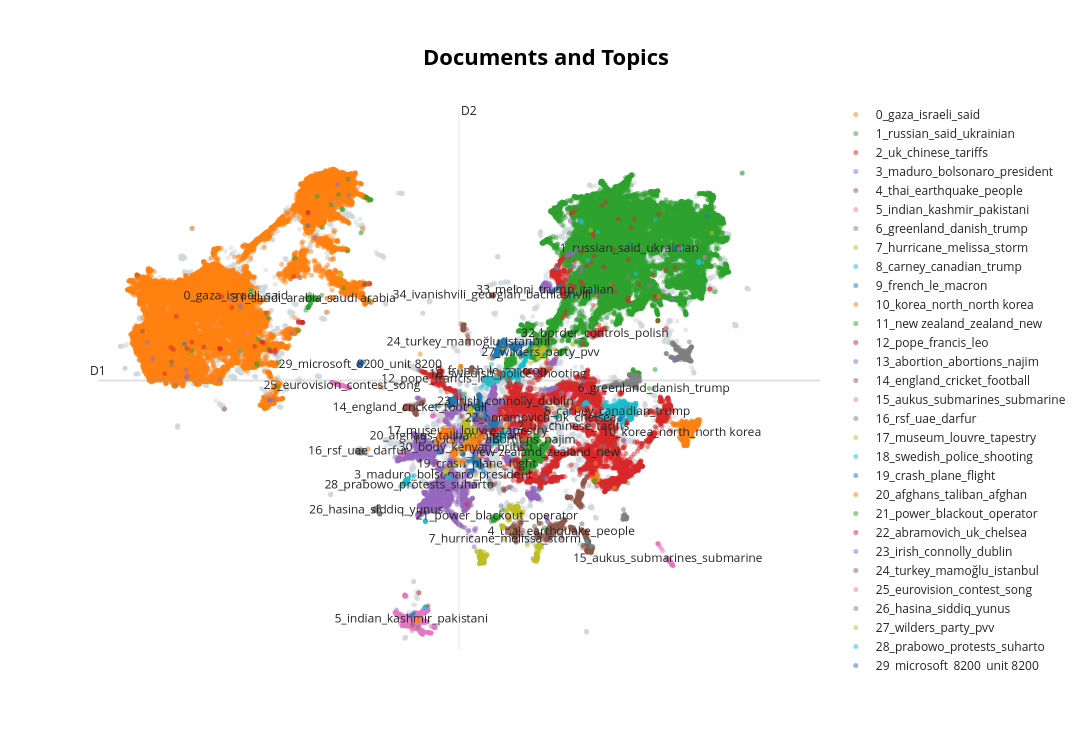

Notebook source saved alongside this figure:
### Code cell
reduced_embeddings = UMAP(n_neighbors=15, n_components=2, min_dist=0.0, metric='cosine').fit_transform(embeddings)
topic_model.visualize_documents(docs, reduced_embeddings=reduced_embeddings, hide_document_hover=True)

### Figure 1 — Plotly figure (JSON) as saved in the notebook; plotly's stock layout.template omitted (floating-point values rounded to 4 significant figures; data arrays with more than 128 entries replaced by an {"elided": "..."} marker saying what was removed)
{"data": [{"hoverinfo": "text", "marker": {"color": "#CFD8DC", "opacity": 0.5, "size": 5}, "mode": "markers+text", "name": "other", "showlegend": false, "type": "scattergl", "x": {"elided": "16467 float values"}, "y": {"elided": "16467 float values"}}, {"hoverinfo": "text", "marker": {"opacity": 0.5, "size": 5}, "mode": "markers+text", "name": "0_gaza_israeli_said", "text": {"elided": "41605 str values"}, "textfont": {"size": 12}, "type": "scattergl", "x": {"elided": "41605 float values"}, "y": {"elided": "41605 float values"}}, {"hoverinfo": "text", "marker": {"opacity": 0.5, "size": 5}, "mode": "markers+text", "name": "1_russian_said_ukrainian", "text": {"elided": "34629 str values"}, "textfont": {"size": 12}, "type": "scattergl", "x": {"elided": "34629 float values"}, "y": {"elided": "34629 float values"}}, {"hoverinfo": "text", "marker": {"opacity": 0.5, "size": 5}, "mode": "markers+text", "name": "2_uk_chinese_tariffs", "text": {"elided": "9967 str values"}, "textfont": {"size": 12}, "type": "scattergl", "x": {"elided": "9967 float values"}, "y": {"elided": "9967 float values"}}, {"hoverinfo": "text", "marker": {"opacity": 0.5, "size": 5}, "mode": "markers+text", "name": "3_maduro_bolsonaro_president", "text": {"elided": "5330 str values"}, "textfont": {"size": 12}, "type": "scattergl", "x": {"elided": "5330 float values"}, "y": {"elided": "5330 float values"}}, {"hoverinfo": "text", "marker": {"opacity": 0.5, "size": 5}, "mode": "markers+text", "name": "4_thai_earthquake_people", "text": {"elided": "1954 str values"}, "textfont": {"size": 12}, "type": "scattergl", "x": {"elided": "1954 float values"}, "y": {"elided": "1954 float values"}}, {"hoverinfo": "text", "marker": {"opacity": 0.5, "size": 5}, "mode": "markers+text", "name": "5_indian_kashmir_pakistani", "text": {"elided": "1880 str values"}, "textfont": {"size": 12}, "type": "scattergl", "x": {"elided": "1880 float values"}, "y": {"elided": "1880 float values"}}, {"hoverinfo": "text", "marker": {"opacity": 0.5, "size": 5}, "mode": "markers+text", "name": "6_greenland_danish_trump", "text": {"elided": "1783 str values"}, "textfont": {"size": 12}, "type": "scattergl", "x": {"elided": "1783 float values"}, "y": {"elided": "1783 float values"}}, {"hoverinfo": "text", "marker": {"opacity": 0.5, "size": 5}, "mode": "markers+text", "name": "7_hurricane_melissa_storm", "text": {"elided": "1613 str values"}, "textfont": {"size": 12}, "type": "scattergl", "x": {"elided": "1613 float values"}, "y": {"elided": "1613 float values"}}, {"hoverinfo": "text", "marker": {"opacity": 0.5, "size": 5}, "mode": "markers+text", "name": "8_carney_canadian_trump", "text": {"elided": "1550 str values"}, "textfont": {"size": 12}, "type": "scattergl", "x": {"elided": "1550 float values"}, "y": {"elided": "1550 float values"}}, {"hoverinfo": "text", "marker": {"opacity": 0.5, "size": 5}, "mode": "markers+text", "name": "9_french_le_macron", "text": {"elided": "1037 str values"}, "textfont": {"size": 12}, "type": "scattergl", "x": {"elided": "1037 float values"}, "y": {"elided": "1037 float values"}}, {"hoverinfo": "text", "marker": {"opacity": 0.5, "size": 5}, "mode": "markers+text", "name": "10_korea_north_north korea", "text": {"elided": "971 str values"}, "textfont": {"size": 12}, "type": "scattergl", "x": {"elided": "971 float values"}, "y": {"elided": "971 float values"}}, {"hoverinfo": "text", "marker": {"opacity": 0.5, "size": 5}, "mode": "markers+text", "name": "11_new zealand_zealand_new", "text": {"elided": "767 str values"}, "textfont": {"size": 12}, "type": "scattergl", "x": {"elided": "767 float values"}, "y": {"elided": "767 float values"}}, {"hoverinfo": "text", "marker": {"opacity": 0.5, "size": 5}, "mode": "markers+text", "name": "12_pope_francis_leo", "text": {"elided": "730 str values"}, "textfont": {"size": 12}, "type": "scattergl", "x": {"elided": "730 float values"}, "y": {"elided": "730 float values"}}, {"hoverinfo": "text", "marker": {"opacity": 0.5, "size": 5}, "mode": "markers+text", "name": "13_abortion_abortions_najim", "text": {"elided": "607 str values"}, "textfont": {"size": 12}, "type": "scattergl", "x": {"elided": "607 float values"}, "y": {"elided": "607 float values"}}, {"hoverinfo": "text", "marker": {"opacity": 0.5, "size": 5}, "mode": "markers+text", "name": "14_england_cricket_football", "text": {"elided": "452 str values"}, "textfont": {"size": 12}, "type": "scattergl", "x": {"elided": "452 float values"}, "y": {"elided": "452 float values"}}, {"hoverinfo": "text", "marker": {"opacity": 0.5, "size": 5}, "mode": "markers+text", "name": "15_aukus_submarines_submarine", "text": {"elided": "446 str values"}, "textfont": {"size": 12}, "type": "scattergl", "x": {"elided": "446 float values"}, "y": {"elided": "446 float values"}}, {"hoverinfo": "text", "marker": {"opacity": 0.5, "size": 5}, "mode": "markers+text", "name": "16_rsf_uae_darfur", "text": {"elided": "426 str values"}, "textfont": {"size": 12}, "type": "scattergl", "x": {"elided": "426 float values"}, "y": {"elided": "426 float values"}}, {"hoverinfo": "text", "marker": {"opacity": 0.5, "size": 5}, "mode": "markers+text", "name": "17_museum_louvre_tapestry", "text": {"elided": "409 str values"}, "textfont": {"size": 12}, "type": "scattergl", "x": {"elided": "409 float values"}, "y": {"elided": "409 float values"}}, {"hoverinfo": "text", "marker": {"opacity": 0.5, "size": 5}, "mode": "markers+text", "name": "18_swedish_police_shooting", "text": {"elided": "352 str values"}, "textfont": {"size": 12}, "type": "scattergl", "x": {"elided": "352 float values"}, "y": {"elided": "352 float values"}}, {"hoverinfo": "text", "marker": {"opacity": 0.5, "size": 5}, "mode": "markers+text", "name": "19_crash_plane_flight", "text": {"elided": "315 str values"}, "textfont": {"size": 12}, "type": "scattergl", "x": {"elided": "315 float values"}, "y": {"elided": "315 float values"}}, {"hoverinfo": "text", "marker": {"opacity": 0.5, "size": 5}, "mode": "markers+text", "name": "20_afghans_taliban_afghan", "text": {"elided": "288 str values"}, "textfont": {"size": 12}, "type": "scattergl", "x": {"elided": "288 float values"}, "y": {"elided": "288 float values"}}, {"hoverinfo": "text", "marker": {"opacity": 0.5, "size": 5}, "mode": "markers+text", "name": "21_power_blackout_operator", "text": {"elided": "210 str values"}, "textfont": {"size": 12}, "type": "scattergl", "x": {"elided": "210 float values"}, "y": {"elided": "210 float values"}}, {"hoverinfo": "text", "marker": {"opacity": 0.5, "size": 5}, "mode": "markers+text", "name": "22_abramovich_uk_chelsea", "text": {"elided": "208 str values"}, "textfont": {"size": 12}, "type": "scattergl", "x": {"elided": "208 float values"}, "y": {"elided": "208 float values"}}, {"hoverinfo": "text", "marker": {"opacity": 0.5, "size": 5}, "mode": "markers+text", "name": "23_irish_connolly_dublin", "text": {"elided": "205 str values"}, "textfont": {"size": 12}, "type": "scattergl", "x": {"elided": "205 float values"}, "y": {"elided": "205 float values"}}, {"hoverinfo": "text", "marker": {"opacity": 0.5, "size": 5}, "mode": "markers+text", "name": "24_turkey_mamoğlu_istanbul", "text": {"elided": "190 str values"}, "textfont": {"size": 12}, "type": "scattergl", "x": {"elided": "190 float values"}, "y": {"elided": "190 float values"}}, {"hoverinfo": "text", "marker": {"opacity": 0.5, "size": 5}, "mode": "markers+text", "name": "25_eurovision_contest_song", "text": {"elided": "160 str values"}, "textfont": {"size": 12}, "type": "scattergl", "x": {"elided": "160 float values"}, "y": {"elided": "160 float values"}}, {"hoverinfo": "text", "marker": {"opacity": 0.5, "size": 5}, "mode": "markers+text", "name": "26_hasina_siddiq_yunus", "text": {"elided": "151 str values"}, "textfont": {"size": 12}, "type": "scattergl", "x": {"elided": "151 float values"}, "y": {"elided": "151 float values"}}, {"hoverinfo": "text", "marker": {"opacity": 0.5, "size": 5}, "mode": "markers+text", "name": "27_wilders_party_pvv", "text": {"elided": "149 str values"}, "textfont": {"size": 12}, "type": "scattergl", "x": {"elided": "149 float values"}, "y": {"elided": "149 float values"}}, {"hoverinfo": "text", "marker": {"opacity": 0.5, "size": 5}, "mode": "markers+text", "name": "28_prabowo_protests_suharto", "text": {"elided": "145 str values"}, "textfont": {"size": 12}, "type": "scattergl", "x": {"elided": "145 float values"}, "y": {"elided": "145 float values"}}, {"hoverinfo": "text", "marker": {"opacity": 0.5, "size": 5}, "mode": "markers+text", "name": "29_microsoft_8200_unit 8200", "text": {"elided": "143 str values"}, "textfont": {"size": 12}, "type": "scattergl", "x": {"elided": "143 float values"}, "y": {"elided": "143 float values"}}, {"hoverinfo": "text", "marker": {"opacity": 0.5, "size": 5}, "mode": "markers+text", "name": "30_body_kenyan_british", "text": ["", "", "", "", "", "", "", "", "", "", "", "", "", "", "", "", "", "", "", "", "", "", "", "", "", "", "", "", "", "", "", "", "", "", "", "", "", "", "", "", "", "", "", "", "", "", "", "", "", "", "", "", "", "", "", "", "", "", "", "", "", "", "", "", "", "", "", "", "", "", "", "", "", "", "", "", "", "", "", "", "", "", "", "", "", "", "", "", "", "", "", "", "", "", "", "", "", "", "", "", "", "", "", "", "", "", "", "", "", "", "", "", "", "", "", "", "", "", "", "", "", "", "", "", "", "", "", "30_body_kenyan_british"], "textfont": {"size": 12}, "type": "scattergl", "x": [5.995, 5.93, 5.46, 5.489, 5.976, 5.855, 5.532, 5.47, 6.016, 5.948, 5.605, 5.478, 6.033, 6.088, 5.721, 5.46, 6.343, 6.113, 6.041, 6.017, 5.535, 6.036, 6.139, 5.952, 5.992, 5.64, 6.168, 5.473, 6.141, 5.984, 6.005, 5.828, 5.516, 6.318, 5.483, 6.012, 5.945, 6.121, 5.438, 6.053, 5.942, 5.463, 6.037, 5.82, 6.118, 5.827, 6.045, 6.088, 5.497, 5.474, 5.982, 6.035, 5.511, 6.029, 6.002, 6.033, 5.837, 5.521, 6.064, 6.333, 5.484, 6.059, 5.995, 5.722, 5.508, 5.639, 6.218, 6.169, 5.549, 6.018, 5.512, 5.512, 6.014, 5.991, 5.694, 6.029, 6.231, 5.506, 5.51, 6.365, 5.475, 5.533, 5.523, 5.518, 6.02, 5.468, 6.046, 6.125, 5.989, 6.057, 6.007, 6.0, 6.004, 5.545, 5.994, 6.214, 6.064, 5.52, 6.096, 5.857, 5.788, 5.814, 6.113, 5.93, 6.026, 6.017, 6.027, 6.03, 5.52, 6.017, 6.065, 5.465, 5.914, 5.438, 5.415, 6.033, 5.516, 6.027, 6.11, 5.453, 5.846, 5.461, 6.098, 5.651, 5.731, 6.151, 6.028, 5.854], "y": [4.064, 4.119, 3.721, 3.861, 4.115, 4.01, 3.885, 3.855, 4.126, 4.034, 3.607, 3.856, 4.188, 4.198, 3.54, 3.858, 4.384, 4.201, 4.144, 4.168, 3.878, 4.175, 4.141, 3.997, 4.144, 3.553, 4.169, 3.856, 4.166, 4.132, 4.224, 4.143, 3.881, 4.292, 3.85, 4.335, 4.095, 4.288, 3.885, 4.158, 4.007, 3.706, 4.292, 3.993, 4.28, 3.974, 4.272, 4.04, 3.878, 3.839, 4.159, 4.115, 3.765, 4.132, 4.136, 4.331, 3.99, 3.902, 4.275, 4.41, 3.922, 4.172, 4.177, 3.513, 3.887, 3.943, 4.31, 4.261, 3.892, 4.129, 3.87, 3.885, 4.091, 4.12, 3.883, 4.177, 4.522, 3.706, 3.881, 4.441, 3.86, 3.903, 3.906, 3.898, 4.139, 3.862, 4.196, 4.467, 4.13, 3.945, 4.257, 4.232, 4.148, 3.964, 4.153, 4.018, 4.282, 3.91, 4.156, 4.078, 3.494, 4.019, 4.055, 4.091, 4.101, 4.222, 4.303, 4.165, 3.917, 4.127, 4.198, 3.865, 4.09, 3.845, 3.816, 4.141, 3.878, 4.126, 4.082, 3.769, 4.137, 3.854, 4.118, 3.987, 3.456, 4.126, 4.291, 4.042]}, {"hoverinfo": "text", "marker": {"opacity": 0.5, "size": 5}, "mode": "markers+text", "name": "31_saudi_arabia_saudi arabia", "text": ["", "", "", "", "", "", "", "", "", "", "", "", "", "", "", "", "", "", "", "", "", "", "", "", "", "", "", "", "", "", "", "", "", "", "", "", "", "", "", "", "", "", "", "", "", "", "", "", "", "", "", "", "", "", "", "", "", "", "", "", "", "", "", "", "", "", "", "", "", "", "", "", "", "", "", "", "", "", "", "", "", "", "", "", "", "", "", "", "", "", "", "", "", "", "", "", "", "", "", "", "", "", "", "", "", "", "", "", "", "", "", "", "", "", "", "", "", "", "", "", "", "", "", "", "", "", "31_saudi_arabia_saudi arabia"], "textfont": {"size": 12}, "type": "scattergl", "x": [1.355, 1.137, 1.214, 1.274, 1.152, 1.323, 1.295, 1.251, 1.158, 1.28, 1.179, 1.231, 1.273, 1.432, 1.322, 1.323, 2.207, 1.282, 1.326, 1.164, 1.346, 1.192, 1.138, 1.351, 1.265, 1.197, 1.285, 1.281, 1.192, -0.5747, 1.289, 1.277, 1.323, 1.285, 1.226, 1.386, 1.168, 1.159, 1.286, 1.312, 1.217, 1.157, 1.324, 1.278, 1.273, 1.157, 1.151, 1.095, 1.313, 1.195, 1.172, 1.31, 1.148, 1.273, 1.323, 1.277, 1.214, 1.319, 1.324, 1.268, 1.286, 1.165, 1.414, 1.42, 1.22, 1.29, 1.17, 1.334, 1.222, 1.138, 1.279, 1.077, 1.147, 1.279, 1.189, 1.284, 1.324, 1.238, 1.352, 1.205, 2.31, 1.278, 1.283, 1.18, 1.326, 9.511, 1.31, 1.226, 1.176, 1.549, 1.163, 1.267, 1.288, 1.248, 1.21, 1.158, 1.199, 1.327, 1.221, 1.268, 1.277, 1.323, 1.283, 1.312, 1.338, 1.136, 1.226, 1.406, 1.266, 1.255, 1.169, 1.187, 1.186, 1.259, 1.272, 1.323, 1.361, 1.323, 1.282, 1.246, 1.326, 1.149, 1.198, 1.271, 1.325, 1.334, 1.325], "y": [9.469, 9.101, 9.266, 9.412, 9.13, 9.426, 9.424, 9.425, 9.427, 9.405, 9.463, 9.439, 9.423, 9.41, 9.422, 9.426, 9.819, 9.42, 9.431, 9.127, 9.452, 9.416, 9.107, 9.462, 9.411, 9.437, 9.422, 9.411, 9.581, 9.713, 9.407, 9.423, 9.427, 9.41, 9.425, 9.404, 9.438, 9.436, 9.409, 9.416, 9.427, 9.428, 9.427, 9.412, 9.416, 9.435, 9.386, 9.466, 9.414, 9.487, 9.167, 9.416, 9.123, 9.423, 9.427, 9.418, 9.462, 9.43, 9.428, 9.413, 9.435, 9.422, 9.402, 9.408, 9.27, 9.409, 9.432, 9.428, 9.445, 9.102, 9.414, 9.011, 9.438, 9.421, 9.452, 9.411, 9.426, 9.5, 9.395, 9.427, 11.15, 9.412, 9.41, 9.419, 9.423, 12.64, 9.425, 9.433, 9.437, 9.551, 9.148, 9.41, 9.415, 9.494, 9.222, 9.141, 9.434, 9.43, 9.444, 9.459, 9.417, 9.427, 9.41, 9.43, 9.475, 9.119, 9.459, 9.437, 9.426, 9.421, 9.463, 9.424, 9.457, 9.391, 9.416, 9.426, 9.408, 9.424, 9.411, 9.418, 9.427, 9.126, 9.434, 9.428, 9.427, 9.438, 9.441]}, {"hoverinfo": "text", "marker": {"opacity": 0.5, "size": 5}, "mode": "markers+text", "name": "32_border_controls_polish", "text": ["", "", "", "", "", "", "", "", "", "", "", "", "", "", "", "", "", "", "", "", "", "", "", "", "", "", "", "", "", "", "", "", "", "", "", "", "", "", "", "", "", "", "", "", "", "", "", "", "", "", "", "", "", "", "", "", "", "", "", "", "", "", "", "", "", "", "", "", "", "", "", "", "", "", "", "", "", "", "", "", "", "", "", "", "", "", "", "", "", "", "", "", "", "", "", "", "", "", "", "", "", "", "", "", "", "", "", "", "", "", "", "", "", "", "", "", "", "", "", "", "", "", "32_border_controls_polish"], "textfont": {"size": 12}, "type": "scattergl", "x": [9.814, 9.795, 9.837, 9.813, 9.804, 9.825, 9.791, 9.85, 9.955, 9.892, 9.696, 9.798, 9.523, 9.702, 9.748, 9.799, 9.77, 9.831, 9.79, 9.788, 9.814, 9.796, 9.801, 9.513, 9.776, 9.792, 9.532, 9.804, 9.78, 9.777, 9.799, 9.781, 9.782, 9.794, 9.78, 9.843, 9.821, 9.791, 9.797, 9.795, 9.681, 9.798, 9.806, 9.546, 9.754, 9.788, 9.787, 9.791, 9.797, 9.802, 9.797, 9.772, 9.914, 9.787, 9.826, 9.608, 9.802, 9.657, 9.776, 9.777, 9.788, 9.816, 9.792, 9.842, 9.971, 9.69, 9.8, 9.794, 9.802, 9.787, 9.789, 7.397, 9.795, 12.08, 9.784, 9.784, 9.658, 9.799, 9.802, 9.807, 9.798, 9.78, 9.805, 9.832, 9.692, 9.793, 9.799, 9.744, 9.901, 9.817, 9.833, 11.8, 9.791, 9.82, 9.812, 9.789, 9.795, 9.772, 9.833, 9.834, 9.852, 9.914, 9.8, 9.796, 9.702, 9.796, 9.91, 9.771, 9.75, 9.769, 9.541, -3.129, 9.823, 9.843, 9.657, 9.775, 9.8, 9.785, 9.776, 9.797, 9.797, 9.583, 9.692], "y": [8.158, 8.132, 8.176, 8.156, 8.124, 8.186, 8.128, 8.184, 8.346, 8.254, 8.191, 8.125, 8.197, 8.126, 8.159, 8.13, 8.281, 8.166, 8.145, 8.147, 8.122, 8.15, 8.135, 8.175, 8.159, 8.138, 8.182, 8.141, 8.13, 8.132, 8.129, 8.148, 8.135, 8.161, 8.14, 8.188, 8.172, 8.144, 8.145, 8.144, 8.082, 8.147, 8.483, 8.149, 8.13, 8.146, 8.138, 8.131, 8.15, 8.13, 8.148, 8.139, 8.299, 8.19, 8.158, 8.036, 8.13, 8.159, 8.132, 8.126, 8.143, 8.156, 8.149, 8.165, 8.349, 8.069, 8.151, 8.202, 8.144, 8.129, 8.176, 6.32, 8.148, 10.56, 8.138, 8.151, 8.061, 8.145, 8.149, 8.139, 8.136, 8.141, 8.138, 8.161, 8.12, 8.179, 8.125, 8.134, 8.12, 8.142, 8.346, 10.46, 8.135, 8.146, 8.155, 8.142, 8.137, 8.145, 8.157, 8.17, 8.286, 8.299, 8.121, 8.152, 8.099, 8.125, 8.326, 8.122, 8.15, 8.197, 8.163, 6.71, 8.172, 8.203, 8.062, 8.135, 8.184, 8.14, 8.13, 8.16, 8.129, 8.151, 8.172]}, {"hoverinfo": "text", "marker": {"opacity": 0.5, "size": 5}, "mode": "markers+text", "name": "33_meloni_trump_italian", "text": ["", "", "", "", "", "", "", "", "", "", "", "", "", "", "", "", "", "", "", "", "", "", "", "", "", "", "", "", "", "", "", "", "", "", "", "", "", "", "", "", "", "", "", "", "", "", "", "", "", "", "", "", "", "", "", "", "", "", "", "", "", "", "", "", "", "", "", "", "", "", "", "", "", "", "", "", "", "", "", "", "", "", "", "", "", "", "", "", "", "", "", "", "", "", "", "", "", "", "", "", "", "", "", "", "", "", "", "", "", "", "", "", "", "", "", "", "", "33_meloni_trump_italian"], "textfont": {"size": 12}, "type": "scattergl", "x": [8.146, 8.147, 8.245, 8.338, 8.179, 8.131, 8.21, 8.093, 8.127, 8.205, 8.202, 8.144, 8.17, 8.293, 8.126, 8.371, 8.222, 8.264, 8.127, 8.128, 8.167, 8.134, 8.088, 8.126, 8.148, 8.139, 8.169, 8.136, 8.196, 8.12, 8.185, 8.139, 8.174, 9.152, 8.149, 8.128, 8.133, 8.169, 8.093, 8.127, 8.146, 8.187, 8.204, 8.138, 8.148, 8.135, 8.322, 8.092, 8.13, 9.355, 8.125, 8.154, 7.173, 8.132, 8.134, 8.15, 8.14, 8.123, 8.128, 8.148, 8.133, 8.154, 8.193, 8.164, 8.146, 8.258, 8.16, 8.121, 8.115, 8.089, 8.126, 8.135, 8.148, 8.347, 8.135, 8.124, 8.127, 8.147, 8.141, 8.127, 8.154, 8.191, 8.128, 8.206, 8.316, 8.105, 8.158, 8.212, 8.207, 8.304, 8.137, 8.171, 8.133, 8.269, 8.189, 8.164, 10.56, 8.135, 8.145, 8.353, 8.205, 8.148, 8.209, 8.142, 8.101, 8.241, 8.136, 8.164, 8.186, 8.152, 8.213, 8.171, 8.178, 8.178, 8.175, 8.103, 8.145, 8.198], "y": [9.811, 9.874, 9.894, 9.894, 9.89, 9.83, 9.907, 9.795, 9.832, 9.938, 9.983, 9.874, 9.902, 9.882, 9.809, 9.846, 9.975, 9.93, 9.833, 9.835, 9.873, 9.831, 9.797, 9.839, 9.878, 9.868, 9.844, 9.847, 9.979, 9.857, 9.933, 9.855, 9.901, 11.18, 9.883, 9.845, 9.866, 9.816, 9.793, 9.843, 9.823, 9.904, 9.818, 9.842, 9.873, 9.851, 9.71, 9.786, 9.851, 6.433, 9.834, 9.8, 2.6, 9.844, 9.854, 9.874, 9.85, 9.844, 9.837, 9.85, 9.846, 9.841, 9.995, 9.868, 9.872, 9.732, 9.826, 9.83, 9.801, 9.786, 9.863, 9.843, 9.82, 9.839, 9.869, 9.826, 9.831, 9.822, 9.851, 9.747, 9.809, 9.881, 9.833, 9.981, 9.98, 9.795, 9.877, 9.874, 9.993, 9.881, 9.914, 9.864, 9.866, 9.914, 9.915, 9.804, 4.287, 9.867, 9.873, 9.961, 9.991, 9.861, 9.989, 9.856, 9.797, 10.0, 9.87, 9.828, 9.944, 9.944, 10.01, 9.854, 9.879, 9.867, 9.949, 9.802, 9.871, 9.738]}, {"hoverinfo": "text", "marker": {"opacity": 0.5, "size": 5}, "mode": "markers+text", "name": "34_ivanishvili_georgian_bachiashvili", "text": ["", "", "", "", "", "", "", "", "", "", "", "", "", "", "", "", "", "", "", "", "", "", "", "", "", "", "", "", "", "", "", "", "", "", "", "", "", "", "", "", "", "", "", "", "", "", "", "", "", "", "", "", "", "", "", "", "", "", "", "", "", "", "", "", "", "", "", "", "", "", "", "", "", "", "", "", "", "", "", "", "", "", "", "", "", "", "", "", "", "", "", "", "", "", "", "", "", "", "", "", "", "", "", "", "", "", "", "", "", "", "", "", "", "", "", "", "", "34_ivanishvili_georgian_bachiashvili"], "textfont": {"size": 12}, "type": "scattergl", "x": [6.617, 6.606, 6.616, 6.605, 6.626, 6.632, 6.623, 6.632, 6.613, 6.624, 6.616, 6.628, 6.602, 6.605, 6.621, 6.615, 6.616, 6.618, 6.617, 6.618, 6.611, 6.614, 6.627, 6.607, 6.617, 6.606, 6.668, 6.605, 6.604, 6.62, 6.605, 6.615, 6.608, 6.614, 6.609, 6.612, 6.605, 6.61, 6.625, 6.619, 6.609, 6.624, 6.613, 6.614, 6.625, 6.606, 6.624, 6.606, 6.607, 6.614, 6.605, 6.617, 6.606, 6.605, 6.606, 6.606, 6.639, 6.622, 6.62, 6.612, 6.623, 6.606, 6.613, 6.611, 6.605, 6.666, 6.625, 6.616, 6.618, 6.628, 6.623, 6.615, 6.634, 6.607, 6.606, 6.618, 6.609, 6.66, 6.623, 6.627, 6.605, 6.617, 6.619, 6.625, 6.606, 6.616, 6.627, 6.605, 6.617, 6.608, 6.618, 6.616, 6.617, 6.612, 6.617, 6.616, 6.605, 6.675, 6.625, 6.605, 6.621, 6.617, 6.616, 6.621, 6.604, 6.622, 6.606, 6.624, 6.617, 6.62, 6.605, 6.625, 6.627, 6.619, 6.63, 6.629, 6.608, 6.617], "y": [9.552, 9.559, 9.555, 9.543, 9.56, 9.56, 9.556, 9.552, 9.557, 9.527, 9.558, 9.558, 9.564, 9.559, 9.56, 9.557, 9.553, 9.554, 9.554, 9.555, 9.561, 9.563, 9.56, 9.558, 9.553, 9.559, 9.543, 9.558, 9.561, 9.556, 9.56, 9.552, 9.525, 9.553, 9.564, 9.555, 9.559, 9.559, 9.558, 9.555, 9.56, 9.553, 9.554, 9.553, 9.559, 9.559, 9.558, 9.56, 9.56, 9.554, 9.559, 9.549, 9.559, 9.558, 9.559, 9.56, 9.558, 9.562, 9.554, 9.555, 9.559, 9.56, 9.562, 9.555, 9.559, 9.537, 9.556, 9.559, 9.555, 9.56, 9.558, 9.553, 9.558, 9.559, 9.56, 9.558, 9.558, 9.528, 9.557, 9.558, 9.561, 9.553, 9.555, 9.564, 9.56, 9.553, 9.558, 9.559, 9.552, 9.559, 9.557, 9.558, 9.55, 9.554, 9.558, 9.554, 9.559, 9.539, 9.559, 9.56, 9.558, 9.552, 9.554, 9.551, 9.559, 9.562, 9.559, 9.56, 9.556, 9.559, 9.561, 9.559, 9.559, 9.555, 9.562, 9.562, 9.56, 9.556]}], "layout": {"annotations": [{"showarrow": false, "text": "D1", "x": -5.125, "y": 6.466, "yshift": 10}, {"showarrow": false, "text": "D2", "x": 5.636, "xshift": 10, "y": 16.25}], "height": 750, "shapes": [{"line": {"color": "#CFD8DC", "width": 2}, "type": "line", "x0": 5.636, "x1": 5.636, "y0": -3.316, "y1": 16.25}, {"line": {"color": "#9E9E9E", "width": 2}, "type": "line", "x0": -5.125, "x1": 16.4, "y0": 6.466, "y1": 6.466}], "title": {"font": {"color": "Black", "size": 22}, "text": "<b>Documents and Topics</b>", "x": 0.5, "xanchor": "center", "yanchor": "top"}, "width": 1200, "xaxis": {"visible": false}, "yaxis": {"visible": false}}}
